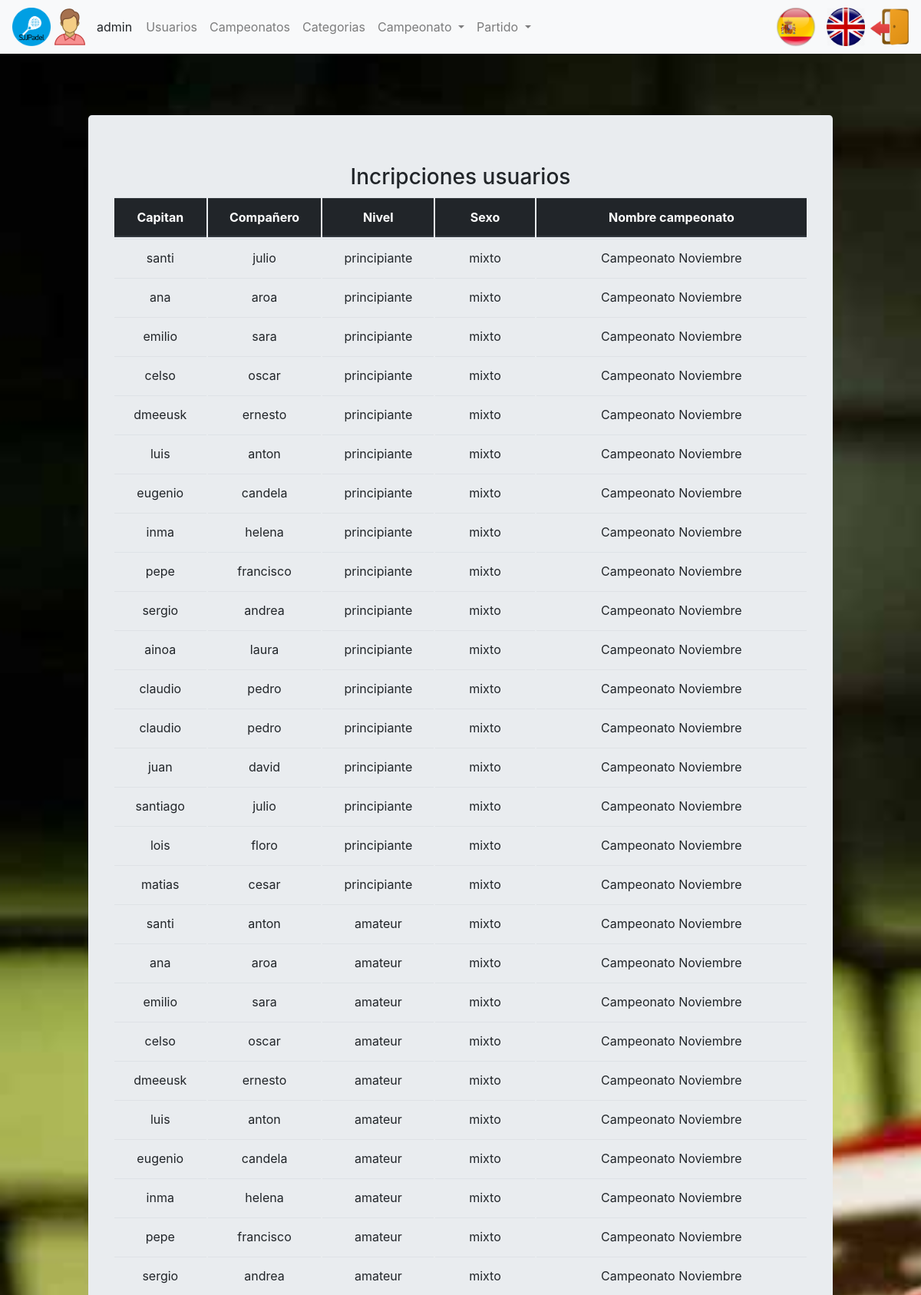
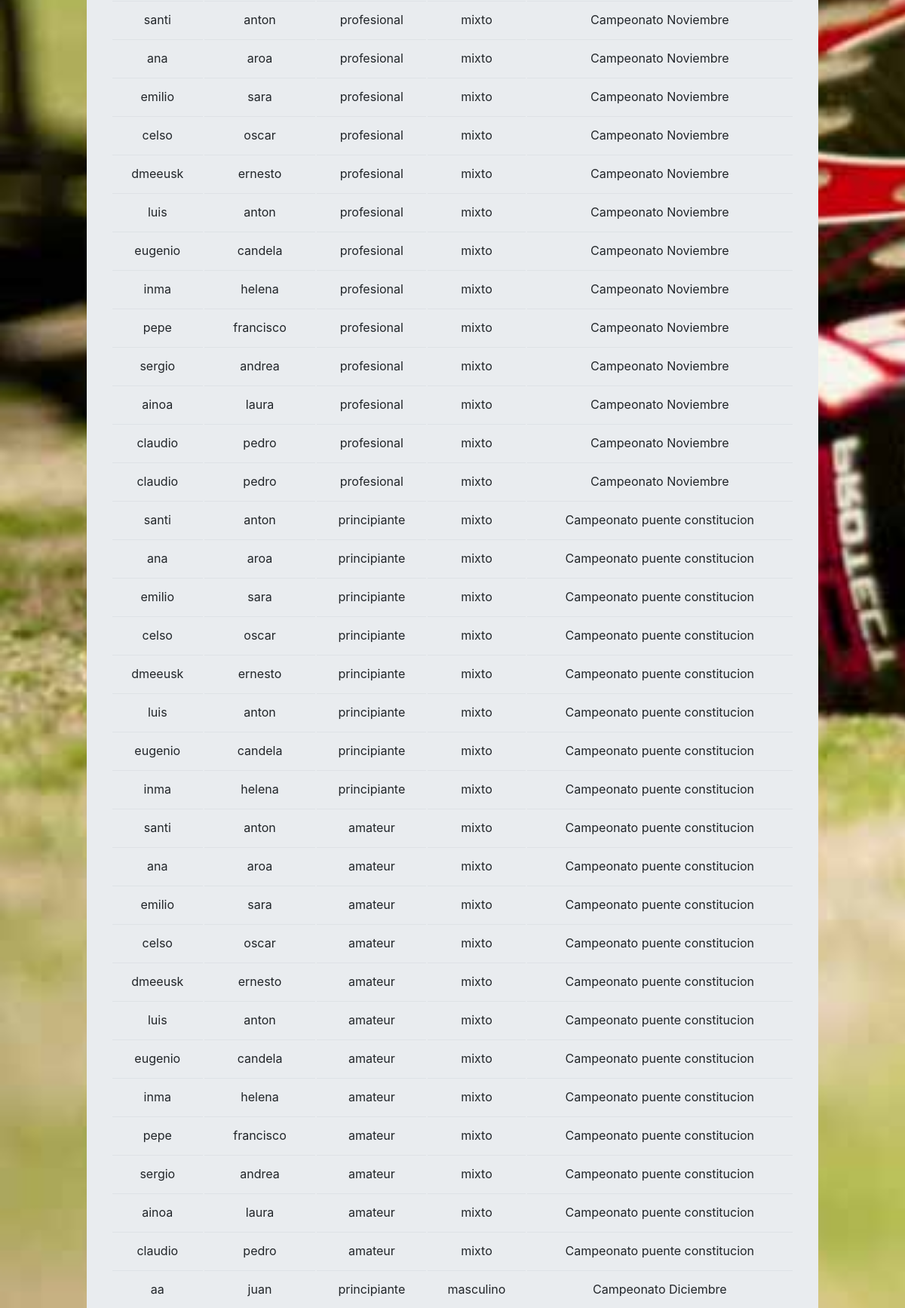
Screenshot of /index.php?controller=championship&action=showallInscriptionAllUsers (signed in, upper part) with the database file from the repository (2 pictures, top to bottom).
### tables this page shows
CREATE TABLE `usuario` (
  `login` varchar(20) NOT NULL,
  `nombre` varchar(20) NOT NULL,
  `apellidos` varchar(45) DEFAULT NULL,
  `pass` varchar(20) DEFAULT NULL,
  `rol` char(1) DEFAULT NULL,
  `genero` varchar(10) DEFAULT NULL
);

CREATE TABLE `campeonato` (
  `idCampeonato` int(11) NOT NULL,
  `fechaInicioInscripcion` date NOT NULL,
  `fechaFinInscripcion` date DEFAULT NULL,
  `fechaInicioCampeonato` date DEFAULT NULL,
  `fechaFinCampeonato` date DEFAULT NULL,
  `nombreCampeonato` varchar(45) DEFAULT NULL,
  `fase` enum('Inscripcion','Grupos','Cuartos','Semifinal','Final') NOT NULL
);

CREATE TABLE `pareja` (
  `idPareja` int(11) NOT NULL,
  `idCapitan` varchar(20) NOT NULL,
  `idCompañero` varchar(20) NOT NULL,
  `idCategoriaCampeonato` int(11) NOT NULL
);

CREATE TABLE `categoria` (
  `idCategoria` int(11) NOT NULL,
  `nivel` varchar(20) NOT NULL,
  `sexo` varchar(20) NOT NULL
);

### core/ViewManager.php (called while the page is built, shortened)
<?php
class ViewManager {
	private $fragmentContents = array();
	private $variables = array();
	private $currentFragment = self::DEFAULT_FRAGMENT;
	private $layout = "default";
	private function saveCurrentFragment() {
		$this->fragmentContents[$this->currentFragment].=ob_get_contents();
	}
	public function moveToFragment($name) {
		$this->currentFragment = $name;
	}
	public function getFragment($fragment, $default="") {
		if (!isset($this->fragmentContents[$fragment])) {
			return $default;
		}
		return $this->fragmentContents[$fragment];
	}
	public function setVariable($varname, $value, $flash=false) {
		$this->variables[$varname] = $value;
	}
	public function getVariable($varname, $default=NULL) {
		if (!isset($this->variables[$varname])) {
			return $default;
		}
		return $this->variables[$varname];
	}
	public function render($controller, $viewname) {
		include(__DIR__."/../view/$controller/$viewname.php");
		$this->renderLayout();
	}
	private function renderLayout() {
		include(__DIR__."/../view/layouts/".$this->layout.".php");
	}
	private static $viewmanager_singleton = NULL;
	public static function getInstance() {
		if (self::$viewmanager_singleton == null) {
			self::$viewmanager_singleton = new ViewManager();
		}
		return self::$viewmanager_singleton;
	}
}

### controller/ChampionshipController.php (called while the page is built, shortened)
<?php
require_once (__DIR__ . "/../model/InscriptionUserChampionship.php");
require_once (__DIR__ . "/../model/InscriptionUserChampionshipMapper.php");
require_once (__DIR__ . "/../core/ViewManager.php");
require_once (__DIR__ . "/../controller/BaseController.php");
class ChampionshipController extends BaseController
{
    public function __construct()
    {
        parent::__construct();
        $this->inscriptionUserChampionshipMapper = new InscriptionUserChampionshipMapper();
    }
    public function showallInscriptionAllUsers() {
        $championships = $this->inscriptionUserChampionshipMapper->getAllInscriptionsInChampionship();
        $this->view->setVariable("championships", $championships);
        $this->view->render("championship", "showallInscriptionAllUsers");
    }
}

### index.php (called while the page is built, shortened)
<?php
function run() {
	try {
		$controller = loadController($_GET["controller"]);
		$actionName = $_GET["action"];
		$controller->$actionName();
	} catch(Exception $ex) {
		die("An exception occured!!!!!".$ex->getMessage());
	}
}
function loadController($controllerName) {
	return new $controllerClassName();
}
run();
?>

### core/I18n.php (called while the page is built, shortened)
<?php
class I18n {
	private $messages;
	public function setLanguage($language) {
		$this->messages = $i18n_messages;
	}
	public function i18n($key) {
		if (isset($this->messages[$key])){
			return $this->messages[$key];
		}else{
			return $key;
		}
	}
	private static $i18n_singleton = null;
	public static function getInstance() {
		if (self::$i18n_singleton == NULL) {
			self::$i18n_singleton = new I18n();
		}
		return self::$i18n_singleton;
	}
}
function i18n($key) {
	return I18n::getInstance()->i18n($key);
}

### model/InscriptionUserChampionship.php (called while the page is built, shortened)
<?php
class InscriptionUserChampionship {
	private $idCaptain;
	private $idFellow;
	private $level;
	private $sex;
	private $nameChampionship;
	public function __construct($idPartner=NULL, $idCaptain=NULL, $idFellow=NULL, $level=NULL, $sex=NULL, $nameChampionship=NULL) {
		$this->idCaptain = $idCaptain;
		$this->idFellow = $idFellow;
		$this->level = $level;
		$this->sex = $sex;
		$this->nameChampionship = $nameChampionship;
	}
	public function getIdCaptain() {
		return $this->idCaptain;
	}
	public function getIdFellow() {
		return $this->idFellow;
	}
	public function getLevel() {
		return $this->level;
	}
	public function getSex() {
		return $this->sex;
	}
	public function getNameChampionship() {
		return $this->nameChampionship;
	}
}

### model/InscriptionUserChampionshipMapper.php (called while the page is built, shortened)
<?php
require_once(__DIR__."/../core/PDOConnection.php");
require_once(__DIR__."/../model/InscriptionUserChampionship.php");
class InscriptionUserChampionshipMapper {
	private $db;
	public function __construct() {
		$this->db = PDOConnection::getInstance();
	}
	public function getAllInscriptionsInChampionship() {
    $stmt = $this->db->query("SELECT pa.idPareja,pa.idCapitan,pa.idCompañero,cat.nivel,cat.sexo,cam.nombreCampeonato
								FROM campeonato cam,categoria cat,categoriascampeonato cap,pareja pa
								WHERE cam.idCampeonato = cap.idCampeonato AND
      								  cat.idCategoria = cap.idCategoria AND
      								  cap.idCategoriasCampeonato = pa.idCategoriaCampeonato");
    $toret_db = $stmt->fetchAll(PDO::FETCH_ASSOC);
    $inscriptions = array();
    foreach ($toret_db as $datos) {
      array_push($inscriptions, new InscriptionUserChampionship(
        $datos["idPareja"],
        $datos["idCapitan"],
		    $datos["idCompañero"],
		    $datos["nivel"],
		    $datos["sexo"],
		    $datos["nombreCampeonato"]
      ));
    }
    return $inscriptions;
  }
}

### core/PDOConnection.php (called while the page is built)
<?php
class PDOConnection {
	private static $dbhost = "localhost";
	private static $dbname = "sjjpadel";
	private static $dbuser = "abp";
	private static $dbpass = "abp";
	private static $db_singleton = null;
	public static function getInstance() {
		if (self::$db_singleton == null) {
			self::$db_singleton = new PDO(
			"mysql:host=".self::$dbhost.";dbname=".self::$dbname.";charset=utf8",
			self::$dbuser,
			self::$dbpass,
			array(
				PDO::ATTR_EMULATE_PREPARES => false,
				PDO::ATTR_ERRMODE => PDO::ERRMODE_EXCEPTION
			)
		);
	}
	return self::$db_singleton;
}
}
?>

### model/UserMapper.php (called while the page is built, shortened)
<?php
require_once(__DIR__."/../core/PDOConnection.php");
class UserMapper {
	private $db;
	public function __construct() {
		$this->db = PDOConnection::getInstance();
	}
	public function getDatos($login){
		$stmt = $this->db->prepare("SELECT * FROM usuario where login=?");
		$stmt->execute(array($login));
		$toret_db = $stmt->fetchAll(PDO::FETCH_ASSOC);
		$user = null;
		foreach ($toret_db as $datos) {
			$user = new User(
				$datos['login'],
				$datos['nombre'],
				$datos['apellidos'],
				$datos['pass'],
				$datos['rol'],
				$datos['genero']
			);
		}
		return $user;
	}
}

### controller/BaseController.php (called while the page is built, shortened)
<?php
require_once(__DIR__."/../core/ViewManager.php");
require_once(__DIR__."/../core/I18n.php");
require_once(__DIR__."/../model/User.php");
require_once(__DIR__."/../model/UserMapper.php");
class BaseController {
	public function __construct() {
		if(isset($_SESSION["currentuser"])) {
			$userMapper = new UserMapper();
			$datosUser = $userMapper->getDatos($_SESSION["currentuser"]);
		}
	}
}

### view/championship/showallInscriptionAllUsers.php (the view, shortened to what this page needs)
<?php
require_once(__DIR__."/../../core/ViewManager.php");
$view = ViewManager::getInstance();
$championships = $view->getVariable("championships");
$cabecera = array(  "Captain", "Fellow", "Level", "Sex", "Name championship" );
?>
  <h3><?= i18n("Inscriptions users"); ?></h3>
  <table class="table">
  <thead class="thead-dark">
    <tr>
      <?php foreach( $cabecera as $valor ) { ?>
        <th scope="col">
          <?php echo i18n( $valor ); ?>
        </th>
      <?php } ?>
    </tr>
  </thead>
  <tbody>
      <?php foreach( $championships as $championship ) {  ?>
        <tr>
            <td>
              <?php echo $championship->getIdCaptain() ; ?>
            </td>
            <td>
              <?php echo $championship->getIdFellow() ; ?>
            </td>
            <td>
              <?php echo $championship->getLevel() ; ?>
            </td>
            <td>
              <?php echo $championship->getSex() ; ?>
            </td>
            <td>
              <?php echo $championship->getNameChampionship() ; ?>
            </td>
        </tr>
      <?php } ?>
  </tbody>
</table>

### view/layouts/default.php (shortened to what this page needs)
<?php
$view = ViewManager::getInstance();
$currentuser = $view->getVariable("currentusername");
$currentGender = $view->getVariable("currentGender");
$currentRol = $view->getVariable("currentRol");
?>
<!DOCTYPE html>
<html lang="en">
<head>
	<link rel="stylesheet" href="https://maxcdn.bootstrapcdn.com/bootstrap/4.0.0/css/bootstrap.min.css">
	<link rel="stylesheet" href="https://use.fontawesome.com/releases/v5.5.0/css/all.css">
	<link rel="stylesheet" href="css/style.css" type="text/css">
</head>
<body>
	<div class="contenedor">
	<nav class="navbar navbar-expand-lg navbar-light bg-light">
		<img class="img-circle icono" src="images/icono.png">
		<?php if (isset($currentuser)): ?>
			<img class="icono" src="images/<?php echo $currentGender; ?>.png">
			<span class="username">
				<?= sprintf(i18n("%s"), $currentuser) ?>
			</span>
		<?php endif ?>
		<div class="collapse navbar-collapse" id="navbarSupportedContent">
			<ul class="navbar-nav mr-auto">
				<?php if($currentRol == 'a'): ?>
					<li class="nav-item">
						<a class="nav-link" href="index.php?controller=users&amp;action=showall"><?= i18n("Users") ?></a>
					</li>
				<?php endif ?>
				<?php if($currentRol == 'a'): ?>
					<li class="nav-item">
						<a class="nav-link" href="index.php?controller=championship&amp;action=showall"><?= i18n("Championships") ?></a>
					</li>
				<?php endif ?>
				<?php if($currentRol == 'a'): ?>
					<li class="nav-item">
						<a class="nav-link" href="index.php?controller=category&amp;action=showall"><?= i18n("Categories") ?></a>
					</li>
				<?php endif ?>
				<?php if($currentRol == 'd' || $currentRol == 'a' || $currentRol == 'e'): ?>
					<li class="nav-item dropdown">
						<a class="nav-link dropdown-toggle" href="#" id="navbarDropdown" role="button" data-toggle="dropdown" aria-haspopup="true" aria-expanded="false">
							<?php echo i18n("Championship") ?>
						</a>
					</li>
				<?php endif ?>
				<?php if($currentRol == 'd' || $currentRol == 'a' || $currentRol == 'e'): ?>
					<li class="nav-item dropdown">
						<a class="nav-link dropdown-toggle" href="#" id="navbarDropdown" role="button" data-toggle="dropdown" aria-haspopup="true" aria-expanded="false">
							<?php echo i18n("Match") ?>
						</a>
					</li>
				<?php endif ?>
			</ul>
		</div>
		<li class="nav-item">
			<?php include(__DIR__."/language_select_element.php"); ?>
		</li>
		<li class="nav-item">
			<?php if (isset($currentuser)): ?>
				<a 	href="index.php?controller=users&amp;action=logout">
					<img src="images/salir.png" class="rounded icono" alt="Imágenes responsive">
				</a>
				<?php else: ?>
					<a href="index.php?controller=users&amp;action=login">
						<img src="images/entrar.png" class="rounded icono" alt="Imágenes responsive">
					</a>
				<?php endif ?>
			</li>
		</nav>
		<div class="container">
			<div class="jumbotron">
				<?= $view->getFragment(ViewManager::DEFAULT_FRAGMENT) ?>
			</div>
		</div>
</div>
		</body>
</html>

### view/layouts/language_select_element.php (shortened to what this page needs)
<a href="index.php?controller=language&amp;action=change&amp;lang=es">
	<img class="img_idioma_spain" src="images/Spain.png"></img>
</a>
<a href="index.php?controller=language&amp;action=change&amp;lang=en">
	<img class="img_idioma_england separacion" src="images/England.png"></img>
</a>

### css/style.css (style rules this page uses)
body { width: 100%; height: 100%; }
.contenedor { background: url('../images/padel.jpg') ; background-size: cover; background-attachment: fixed; }
ul , li { list-style: none; }
.separacion { margin-right: 7px; }
.icono { width: 50px; height: 50px; }
table { border-collapse: inherit; }
.img_idioma_spain { width: 72px; height: 54px; }
.img_idioma_england { width: 50px; height: 50px; }
.container { margin: 0 auto; max-width: 1000px; }
.jumbotron { margin: 80px 0; text-align: center; }
.username { margin-left: 10px; margin-right: 10px; }

### rows the page displays
usuario: genero (picture)
campeonato: pareja.idCapitan "santi", pareja.idCompañero "julio", categoria.nivel "principiante", categoria.sexo "mixto", nombreCampeonato "Campeonato Noviembre", pareja.idCapitan "ana", pareja.idCompañero "aroa", pareja.idCapitan "emilio", pareja.idCompañero "sara", pareja.idCapitan "celso", pareja.idCompañero "oscar", pareja.idCapitan "dmeeusk", pareja.idCompañero "ernesto", pareja.idCapitan "luis", pareja.idCompañero "anton", pareja.idCapitan "eugenio", pareja.idCompañero "candela", pareja.idCapitan "inma", pareja.idCompañero "helena", pareja.idCapitan "pepe", pareja.idCompañero "francisco", pareja.idCapitan "sergio", pareja.idCompañero "andrea", pareja.idCapitan "ainoa", pareja.idCompañero "laura", pareja.idCapitan "claudio", pareja.idCompañero "pedro", pareja.idCapitan "juan", pareja.idCompañero "david", pareja.idCapitan "santiago", pareja.idCapitan "lois", pareja.idCompañero "floro", pareja.idCapitan "matias", pareja.idCompañero "cesar", categoria.nivel "amateur", categoria.nivel "profesional"
campeonato: pareja.idCapitan "santi", pareja.idCompañero "anton", categoria.nivel "principiante", categoria.sexo "mixto", nombreCampeonato "Campeonato puente constitucion", pareja.idCapitan "ana", pareja.idCompañero "aroa", pareja.idCapitan "emilio", pareja.idCompañero "sara", pareja.idCapitan "celso", pareja.idCompañero "oscar", pareja.idCapitan "dmeeusk", pareja.idCompañero "ernesto", pareja.idCapitan "luis", pareja.idCapitan "eugenio", pareja.idCompañero "candela", pareja.idCapitan "inma", pareja.idCompañero "helena", categoria.nivel "amateur", pareja.idCapitan "pepe", pareja.idCompañero "francisco", pareja.idCapitan "sergio", pareja.idCompañero "andrea", pareja.idCapitan "ainoa", pareja.idCompañero "laura", pareja.idCapitan "claudio", pareja.idCompañero "pedro"
campeonato: pareja.idCapitan "aa", pareja.idCompañero "juan", categoria.nivel "principiante", categoria.sexo "masculino", nombreCampeonato "Campeonato Diciembre"

### other values shown
sprintf(i18n("%s"), $currentuser) "admin"
i18n("Users") "Usuarios"
i18n("Championships") "Campeonatos"
i18n("Categories") "Categorias"
i18n("Championship") "Campeonato"
i18n("Match") "Partido"
i18n("Inscriptions users") "Incripciones usuarios"
i18n( $valor ) "Capitan"
i18n( $valor ) "Compañero"
i18n( $valor ) "Nivel"
i18n( $valor ) "Sexo"
i18n( $valor ) "Nombre campeonato"
